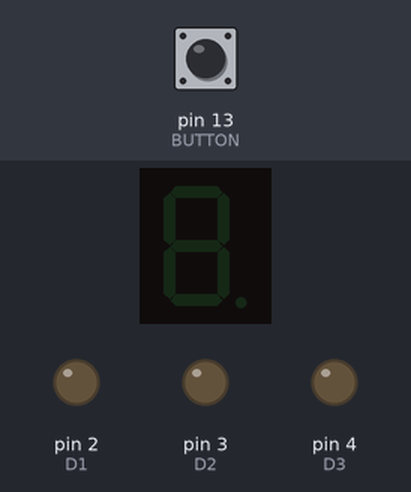
A sketch run on a simulated Arduino Uno, built with avr-gcc and run on an emulated ATmega328P. Parts: 1-digit seven-segment display, output pins drawn as LEDs (lit = HIGH). Wiring (inferred from the names in the program): 1-digit 7-segment display, segments lit when HIGH: segments pin 6, pin 8, pin 11, pin 10, pin 9, pin 7, pin 12. The test bench sets the inputs (shaded band); at power-on: pin 13 (BUTTON) HIGH. Random numbers use the default seed unless the sketch sets one; the segment pins are drawn as the display they are named for; pins used as bus, display or sensor lines are not drawn.

Above: at 1.2 s.
1.3 s: pin 13 (BUTTON) pulled LOW for 0.15 s
At 3.1 s:
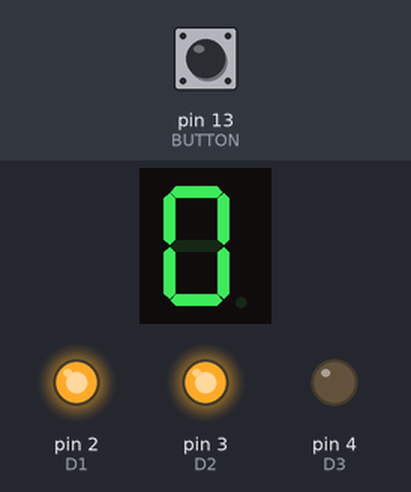
3.4 s: pin 13 (BUTTON) pulled LOW for 1 s
At 4.8 s:
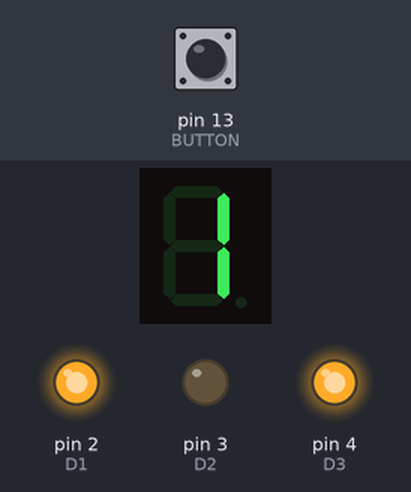
6.4 s: pin 13 (BUTTON) pulled LOW for 3.2 s
At 11.3 s:
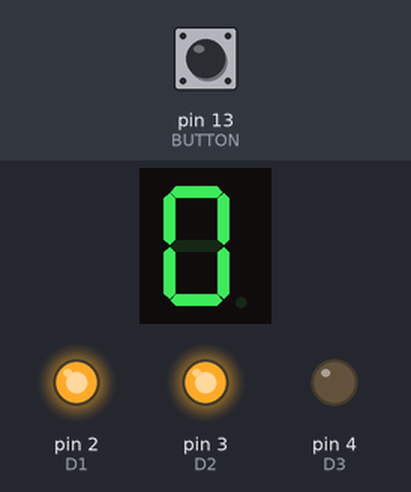
11.6 s: pin 13 (BUTTON) pulled LOW for 0.15 s
At 13.4 s:
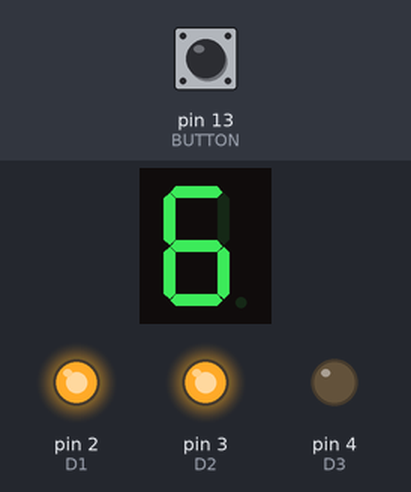
13.7 s: pin 13 (BUTTON) pulled LOW for 0.15 s
At 15.2 s:
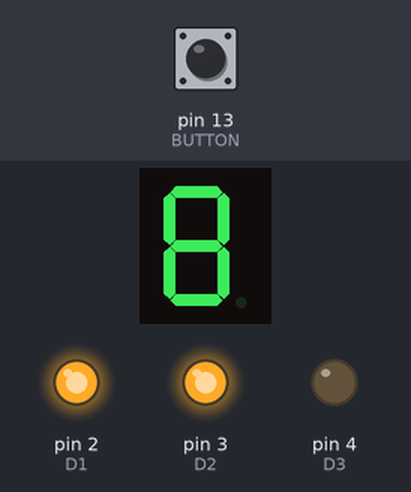
15.8 s: pin 13 (BUTTON) pulled LOW for 1 s
At 18.1 s:
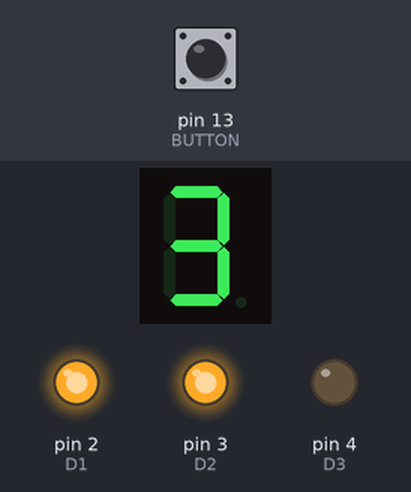
Timing chart, 0 to 19.6 s (numbered marks = the images above; inputs shaded):
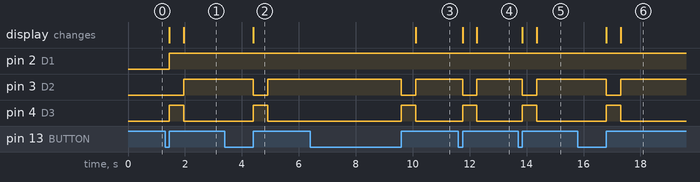

The sketch:

Lobbu_rojekti.ino
```cpp
int luku = 0;
int luku2 = 0;

int pinA = 6;
int pinB = 8;
int pinC = 11;
int pinD = 10;
int pinE = 9;
int pinF = 7;
int pinG = 12;

int D1 = 2;
int D2 = 3;
int D3 = 4;
int D4 = 5;

int BUTTON = 13;
int B_Delay = 5;

byte lastButtonState = HIGH;
unsigned long lastBounceTime = 0;

void setup() {
  // put your setup code here, to run once:
  pinMode(pinA, OUTPUT);
  pinMode(pinB, OUTPUT);
  pinMode(pinC, OUTPUT);
  pinMode(pinD, OUTPUT);
  pinMode(pinE, OUTPUT);
  pinMode(pinF, OUTPUT);
  pinMode(pinG, OUTPUT);
  pinMode(D1, OUTPUT);
  pinMode(D2, OUTPUT);
  pinMode(D3, OUTPUT);
  pinMode(D4, OUTPUT);
  pinMode(BUTTON, INPUT_PULLUP);
  Serial.begin(9600);
}

void loop() {
  byte buttonState = digitalRead(BUTTON);
  if(buttonState != lastButtonState){
    lastButtonState = (buttonState);
    lastBounceTime = millis();

    if(millis()-lastBounceTime > B_Delay){
      lastButtonState = buttonState;
    }

    if(buttonState == HIGH){
    luku = random(10,21);

      if (luku >= 10 && luku < 20){
        digitalWrite(D1, HIGH);
        digitalWrite(D2, LOW);
        digitalWrite(D3, HIGH);
        digitalWrite(D4, HIGH);

        digitalWrite(pinA, LOW);
        digitalWrite(pinB, HIGH);
        digitalWrite(pinC, HIGH);
        digitalWrite(pinD, LOW);
        digitalWrite(pinE, LOW);
        digitalWrite(pinF, LOW);
        digitalWrite(pinG, LOW);
        delay(500);

        digitalWrite(D1, HIGH);
        digitalWrite(D2, HIGH);
        digitalWrite(D3, LOW);
        digitalWrite(D4, HIGH);
        luku2 = luku - 10;
        switch (luku2){
          case 0:
          //3 näytön numero
            digitalWrite(pinA, HIGH); // NOTE that HIGH denotes an active SEGMENT
            digitalWrite(pinB, HIGH);
            digitalWrite(pinC, HIGH);
            digitalWrite(pinD, HIGH);
            digitalWrite(pinE, HIGH);
            digitalWrite(pinF, HIGH);
            digitalWrite(pinG, LOW);
            //tila = 0;
            break;
          case 1:
            //3 näytön numero
            digitalWrite(pinA, LOW); // NOTE that HIGH denotes an active SEGMENT
            digitalWrite(pinB, HIGH);
            digitalWrite(pinC, HIGH);
            digitalWrite(pinD, LOW);
            digitalWrite(pinE, LOW);
            digitalWrite(pinF, LOW);
            digitalWrite(pinG, LOW);
            //tila = 0;
            break;
          case 2:
            //3 näytön numero
            digitalWrite(pinA, HIGH); // NOTE that HIGH denotes an active SEGMENT
            digitalWrite(pinB, HIGH);
            digitalWrite(pinC, LOW);
            digitalWrite(pinD, HIGH);
            digitalWrite(pinE, HIGH);
            digitalWrite(pinF, LOW);
            digitalWrite(pinG, HIGH);
            //tila = 0;
            break;
          case 3:
            //3 näytön numero
            digitalWrite(pinA, HIGH); // NOTE that HIGH denotes an active SEGMENT
            digitalWrite(pinB, HIGH);
            digitalWrite(pinC, HIGH);
            digitalWrite(pinD, HIGH);
            digitalWrite(pinE, LOW);
            digitalWrite(pinF, LOW);
            digitalWrite(pinG, HIGH);
            //tila = 0;
            break;
          case 4:
            digitalWrite(pinA, LOW); // NOTE that HIGH denotes an active SEGMENT
            digitalWrite(pinB, HIGH);
            digitalWrite(pinC, HIGH);
            digitalWrite(pinD, LOW);
            digitalWrite(pinE, LOW);
            digitalWrite(pinF, HIGH);
            digitalWrite(pinG, HIGH);
            //tila = 0;
            break;
          case 5:
            digitalWrite(pinA, HIGH); // NOTE that HIGH denotes an active SEGMENT
            digitalWrite(pinB, LOW);
            digitalWrite(pinC, HIGH);
            digitalWrite(pinD, HIGH);
            digitalWrite(pinE, LOW);
            digitalWrite(pinF, HIGH);
            digitalWrite(pinG, HIGH);
            //tila = 0;
            break;
          case 6:
            digitalWrite(pinA, HIGH); // NOTE that HIGH denotes an active SEGMENT
            digitalWrite(pinB, LOW);
            digitalWrite(pinC, HIGH);
            digitalWrite(pinD, HIGH);
            digitalWrite(pinE, HIGH);
            digitalWrite(pinF, HIGH);
            digitalWrite(pinG, HIGH);
            //tila = 0;
            break;
          case 7:
            digitalWrite(pinA, HIGH); // NOTE that HIGH denotes an active SEGMENT
            digitalWrite(pinB, HIGH);
            digitalWrite(pinC, HIGH);
            digitalWrite(pinD, LOW);
            digitalWrite(pinE, LOW);
            digitalWrite(pinF, LOW);
            digitalWrite(pinG, LOW);
            //tila = 0;
            break;
          case 8:
            //numero 8
            digitalWrite(pinA, HIGH); // NOTE that HIGH denotes an active SEGMENT
            digitalWrite(pinB, HIGH);
            digitalWrite(pinC, HIGH);
            digitalWrite(pinD, HIGH);
            digitalWrite(pinE, HIGH);
            digitalWrite(pinF, HIGH);
            digitalWrite(pinG, HIGH);
            //tila = 0;
            break;
          case 9:
            digitalWrite(pinA, HIGH); // NOTE that HIGH denotes an active SEGMENT
            digitalWrite(pinB, HIGH);
            digitalWrite(pinC, HIGH);
            digitalWrite(pinD, HIGH);
            digitalWrite(pinE, LOW);
            digitalWrite(pinF, HIGH);
            digitalWrite(pinG, HIGH);
            //tila = 0;
            break;
        }
      }
        else{
          digitalWrite(D1, HIGH);
          digitalWrite(D2, HIGH);
          digitalWrite(D3, LOW);
          digitalWrite(D4, HIGH);
          luku2 = luku - 10;
          switch (luku2){
            case 0:
            //3 näytön numero
              digitalWrite(pinA, HIGH); // NOTE that HIGH denotes an active SEGMENT
              digitalWrite(pinB, HIGH);
              digitalWrite(pinC, HIGH);
              digitalWrite(pinD, HIGH);
              digitalWrite(pinE, HIGH);
              digitalWrite(pinF, HIGH);
              digitalWrite(pinG, LOW);
              //tila = 0;
              break;
            case 1:
              //3 näytön numero
              digitalWrite(pinA, LOW); // NOTE that HIGH denotes an active SEGMENT
              digitalWrite(pinB, HIGH);
              digitalWrite(pinC, HIGH);
              digitalWrite(pinD, LOW);
              digitalWrite(pinE, LOW);
              digitalWrite(pinF, LOW);
              digitalWrite(pinG, LOW);
              //tila = 0;
              break;
            case 2:
              //3 näytön numero
              digitalWrite(pinA, HIGH); // NOTE that HIGH denotes an active SEGMENT
              digitalWrite(pinB, HIGH);
              digitalWrite(pinC, LOW);
              digitalWrite(pinD, HIGH);
              digitalWrite(pinE, HIGH);
              digitalWrite(pinF, LOW);
              digitalWrite(pinG, HIGH);
              //tila = 0;
              break;
            case 3:
              //3 näytön numero
              digitalWrite(pinA, HIGH); // NOTE that HIGH denotes an active SEGMENT
              digitalWrite(pinB, HIGH);
              digitalWrite(pinC, HIGH);
              digitalWrite(pinD, HIGH);
              digitalWrite(pinE, LOW);
              digitalWrite(pinF, LOW);
              digitalWrite(pinG, HIGH);
              //tila = 0;
              break;
            case 4:
              digitalWrite(pinA, LOW); // NOTE that HIGH denotes an active SEGMENT
              digitalWrite(pinB, HIGH);
              digitalWrite(pinC, HIGH);
              digitalWrite(pinD, LOW);
              digitalWrite(pinE, LOW);
              digitalWrite(pinF, HIGH);
              digitalWrite(pinG, HIGH);
              //tila = 0;
              break;
            case 5:
              digitalWrite(pinA, HIGH); // NOTE that HIGH denotes an active SEGMENT
              digitalWrite(pinB, LOW);
              digitalWrite(pinC, HIGH);
              digitalWrite(pinD, HIGH);
              digitalWrite(pinE, LOW);
              digitalWrite(pinF, HIGH);
              digitalWrite(pinG, HIGH);
              //tila = 0;
              break;
            case 6:
              digitalWrite(pinA, HIGH); // NOTE that HIGH denotes an active SEGMENT
              digitalWrite(pinB, LOW);
              digitalWrite(pinC, HIGH);
              digitalWrite(pinD, HIGH);
              digitalWrite(pinE, HIGH);
              digitalWrite(pinF, HIGH);
              digitalWrite(pinG, HIGH);
              //tila = 0;
              break;
            case 7:
              digitalWrite(pinA, HIGH); // NOTE that HIGH denotes an active SEGMENT
              digitalWrite(pinB, HIGH);
              digitalWrite(pinC, HIGH);
              digitalWrite(pinD, LOW);
              digitalWrite(pinE, LOW);
              digitalWrite(pinF, LOW);
              digitalWrite(pinG, LOW);
              //tila = 0;
              break;
            case 8:
              //numero 8
              digitalWrite(pinA, HIGH); // NOTE that HIGH denotes an active SEGMENT
              digitalWrite(pinB, HIGH);
              digitalWrite(pinC, HIGH);
              digitalWrite(pinD, HIGH);
              digitalWrite(pinE, HIGH);
              digitalWrite(pinF, HIGH);
              digitalWrite(pinG, HIGH);
              //tila = 0;
              break;
            case 9:
              digitalWrite(pinA, HIGH); // NOTE that HIGH denotes an active SEGMENT
              digitalWrite(pinB, HIGH);
              digitalWrite(pinC, HIGH);
              digitalWrite(pinD, HIGH);
              digitalWrite(pinE, LOW);
              digitalWrite(pinF, HIGH);
              digitalWrite(pinG, HIGH);
              //tila = 0;
              break;
          }
        }

        if (luku == 20){
          //numero 20
          digitalWrite(D1, HIGH);
          digitalWrite(D2, LOW); // NOTE that LOW denotes the active digit
          digitalWrite(D3, HIGH);
          digitalWrite(D4, HIGH);
          //2 näytön numero
          digitalWrite(pinA, HIGH);
          digitalWrite(pinB, HIGH); // NOTE that HIGH denotes an active SEGMENT
          digitalWrite(pinC, LOW);
          digitalWrite(pinD, HIGH);
          digitalWrite(pinE, HIGH);
          digitalWrite(pinF, LOW);
          digitalWrite(pinG, HIGH);
          delay(500);

          digitalWrite(D1, HIGH);
          digitalWrite(D2, HIGH);
          digitalWrite(D3, LOW); // NOTE that LOW denotes the active DIGIT
          digitalWrite(D4, HIGH);
          //3 näytön numero
          digitalWrite(pinA, HIGH); // NOTE that HIGH denotes an active SEGMENT
          digitalWrite(pinB, HIGH);
          digitalWrite(pinC, HIGH);
          digitalWrite(pinD, HIGH);
          digitalWrite(pinE, HIGH);
          digitalWrite(pinF, HIGH);
          digitalWrite(pinG, LOW);
          //tila = 0;
      }
      }
    delay(100);
  }
}
```

Measured:
- after the input at 1.3 s, pin 2 (D1): LOW → HIGH after 0.15 s; pin 3 (D2): LOW → HIGH after 0.65 s; pin 4 (D3): LOW → HIGH after 0.15 s, → LOW 0.50 s later; the display: first changes after 0.15 s (image 1 shows a later state)
- after the input at 3.4 s, pin 3 (D2): HIGH → LOW after 1.0 s, → HIGH 0.50 s later; pin 4 (D3): LOW → HIGH after 1.0 s, → LOW 0.50 s later; the display: changes after 1.0 s (image 2)
- after the input at 6.4 s, pin 3 (D2): HIGH → LOW after 3.2 s, → HIGH 0.50 s later; pin 4 (D3): LOW → HIGH after 3.2 s, → LOW 0.50 s later; the display: changes after 3.7 s (image 3)
- after the input at 11.6 s, pin 3 (D2): HIGH → LOW after 0.15 s, → HIGH 0.50 s later; pin 4 (D3): LOW → HIGH after 0.15 s, → LOW 0.50 s later; the display: first changes after 0.15 s (image 4 shows a later state)
- after the input at 13.7 s, pin 3 (D2): HIGH → LOW after 0.15 s, → HIGH 0.50 s later; pin 4 (D3): LOW → HIGH after 0.15 s, → LOW 0.50 s later; the display: first changes after 0.15 s (image 5 shows a later state)
- after the input at 15.8 s, pin 3 (D2): HIGH → LOW after 1.0 s, → HIGH 0.50 s later; pin 4 (D3): LOW → HIGH after 1.0 s, → LOW 0.50 s later; the display: first changes after 1.0 s (image 6 shows a later state)
